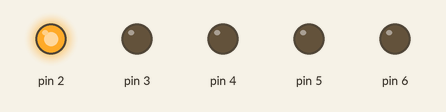
This sketch was run on a simulated Arduino Uno, built with avr-gcc and run on an emulated ATmega328P. Shown: output pins drawn as LEDs (lit = HIGH).

Above: at 0.5 s.
At 2.5 s:
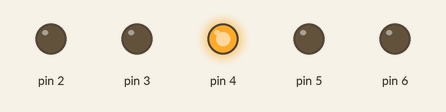
At 4.5 s:
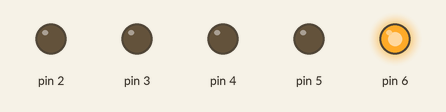
At 5.5 s:
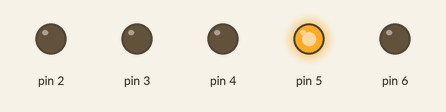
At 10.6 s:
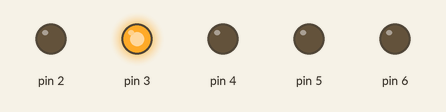
Timing chart, 0 to 11.8 s (numbered marks = the images above):
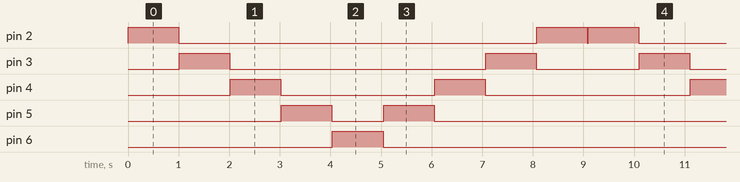

Measured:
- by itself, pin 2: repeats every 9.1 s: LOW 7.1 s, HIGH 1.0 s, LOW 0.01 s, HIGH 1.0 s
- by itself, pin 3: repeats every 9.1 s: LOW 5.1 s, HIGH 1.0 s, LOW 2.0 s, HIGH 1.0 s
- by itself, pin 4: repeats every 9.1 s: LOW 3.0 s, HIGH 1.0 s, LOW 4.1 s, HIGH 1.0 s
- by itself, pin 5: repeats every 9.1 s: LOW 1.0 s, HIGH 1.0 s, LOW 6.1 s, HIGH 1.0 s
- by itself, pin 6: alternates HIGH for 1.0 s and LOW for 8.1 s

The sketch:

ledkiit.ino
```cpp
void setup() {
  // put your setup code here, to run once:
  pinMode(2,OUTPUT);
  pinMode(3,OUTPUT);
  pinMode(4,OUTPUT);
  pinMode(5,OUTPUT);
  pinMode(6,OUTPUT);


}

void loop() {
  // put your main code here, to run repeatedly:
  digitalWrite(2, HIGH);   // turn the LED on (HIGH is the voltage level)
  delay(1000);               // wait for a second
  digitalWrite(2, LOW);    // turn the LED off by making the voltage LOW
  delay(10);
   digitalWrite(3, HIGH);   // turn the LED on (HIGH is the voltage level)
  delay(1000);               // wait for a second
  digitalWrite(3, LOW);    // turn the LED off by making the voltage LOW
  delay(10);
  digitalWrite(4, HIGH);   // turn the LED on (HIGH is the voltage level)
  delay(1000);               // wait for a second
  digitalWrite(4, LOW);    // turn the LED off by making the voltage LOW
  delay(10);
  digitalWrite(5, HIGH);   // turn the LED on (HIGH is the voltage level)
  delay(1000);               // wait for a second
  digitalWrite(5, LOW);    // turn the LED off by making the voltage LOW
  delay(10);
  digitalWrite(6, HIGH);   // turn the LED on (HIGH is the voltage level)
  delay(1000);               // wait for a second
  digitalWrite(6, LOW);    // turn the LED off by making the voltage LOW
  delay(10);
  digitalWrite(5, HIGH);   // turn the LED on (HIGH is the voltage level)
  delay(1000);               // wait for a second
  digitalWrite(5, LOW);    // turn the LED off by making the voltage LOW
  delay(10);
  digitalWrite(4, HIGH);   // turn the LED on (HIGH is the voltage level)
  delay(1000);               // wait for a second
  digitalWrite(4, LOW);    // turn the LED off by making the voltage LOW
  delay(10);
  digitalWrite(3, HIGH);   // turn the LED on (HIGH is the voltage level)
  delay(1000);               // wait for a second
  digitalWrite(3, LOW);    // turn the LED off by making the voltage LOW
  delay(10);
  digitalWrite(2, HIGH);   // turn the LED on (HIGH is the voltage level)
  delay(1000);               // wait for a second
  digitalWrite(2, LOW);    // turn the LED off by making the voltage LOW
  delay(10);
}
```
